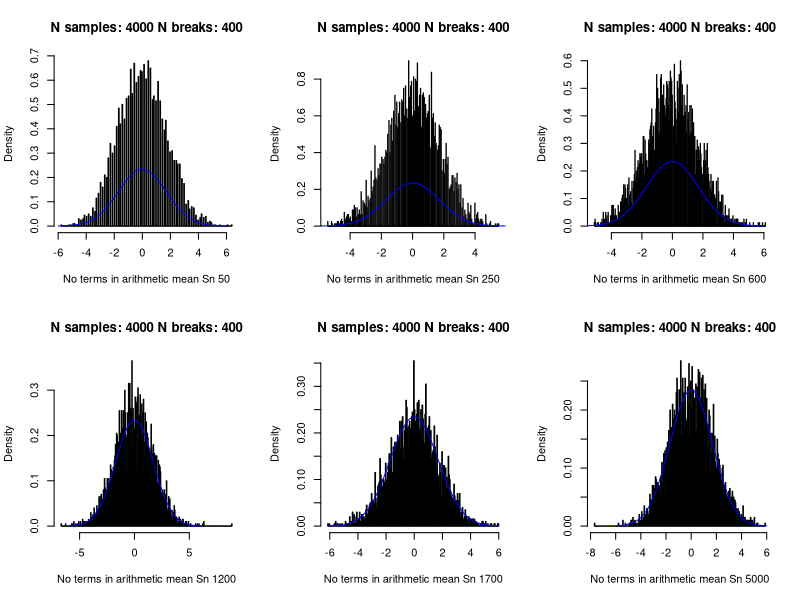

Source code (R):
# Example illustrating the CLT when picking uniformly distributed
# numbers from 1 to 6

mean_uniformly_rvs <- function(n_rvs) {
    # Returns the mean of the outcomes of a set of uniformly discrete
    # distributed R.V., i.e. S = 1/N sum X_i
    #
    # Args:
    # n_samples: Number of R.V. whose outcome to compute mean from
    # Returns:
    # The aritmethic mean of the outcomes of the R.V.

    random_numbers <- sample.int(6, size=n_rvs, replace=TRUE)
    return(mean(random_numbers))
}

z_samples <- function(n_rvs, n_samples) {
    # Returns n_samples samples of the R.V. Z = sqrt(n) * (Sn/n - mu), by CLT,
    # Z -> N(0, sigma2) in distribution as n -> \infty
    # 
    # Args:
    # n_rvs: Number of R.V. in the arithmetic mean Sn/n
    # n_samples: Number of samples to draw from Z
    # Returns:
    # Samples from Z
    
    mu <- 3.5
    mean_s_samples <- replicate(n_samples, mean_uniformly_rvs(n_rvs))
    Z <- sqrt(n_rvs) * (mean_s_samples - mu)
    return(Z)
}

my_plot <- function(data, x_lab) {
    # Function returns histogram with prob=TRUE, and # samples as xlabel
    # combined with a density plot of N(0, sigma2)
    #
    # ARGS:
    # data: z_samples for histogram, MEAN IS PRECOMPUTED
    # x_lab: number of variables used in the sum Sn 
    
    sigma2 <- 2.9
    breaks <- 400
    x_range = seq(from=-6, to=6, length.out=100)
    main<- paste('N samples:', toString(length(data)), 'N breaks:', breaks)
    
    hist(data, prob=TRUE, xlab=x_lab, main=main, breaks=breaks)
    lines(x_range, dnorm(x = x_range, mean=0, sd=sqrt(sigma2)),
      col='blue')
}

# Illustrate CLT sqrt(n) * (Sn/n - mean(X)) -> Z(0, sigma2) in distribution,
# where Sn is sum if n iid r.v.
n_rvs <- c(50, 250, 600, 1200, 1700, 5000) # Number of RV in arithmetic sum
n_samples <- rep.int(4000, times=length(n_rvs))
indices <- c(1:1:length(n_rvs)) # Lapply over multiple arguments

z_outcomes <- lapply(indices, function(x) z_samples(n_rvs[[x]], n_samples[[x]]))
x_labels <- paste('No terms in arithmetic mean Sn', lapply(n_rvs, toString))

par(mfrow=c(2,3))
invisible(lapply(indices, function(x) my_plot(z_outcomes[[x]], x_labels[[x]])))
